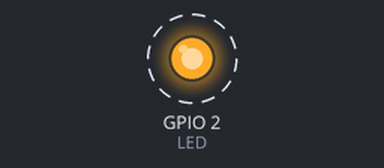
The sketch below on a simulated ESP32. On the bench: output pins drawn as LEDs (lit = HIGH). Dashed ring = blinking. What the sketch prints to the serial monitor is not drawn.

Above: at 0.2 s.
Timing chart, 0 to 3.0 s (numbered marks = the images above):
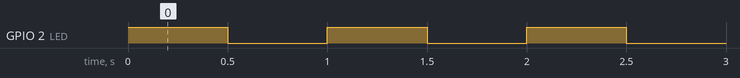

The sketch:

01-blink.ino
```cpp
// Test 1: is the ESP32 alive and can it take an upload?
// Result: the blue LED on the board blinks, and the Serial Monitor prints "Hello" every second.
// No wires needed, just the USB cable.

const int LED = 2;  // blue LED on the ESP32 DevKit (not every board has one)

void setup() {
  Serial.begin(115200);
  pinMode(LED, OUTPUT);
}

void loop() {
  digitalWrite(LED, HIGH);
  delay(500);
  digitalWrite(LED, LOW);
  delay(500);
  Serial.printf("Hello from ESP32! Second %lu\n", millis() / 1000);
}
```

Measured:
- by itself, GPIO 2 (LED): alternates HIGH for 0.50 s and LOW for 0.50 s
